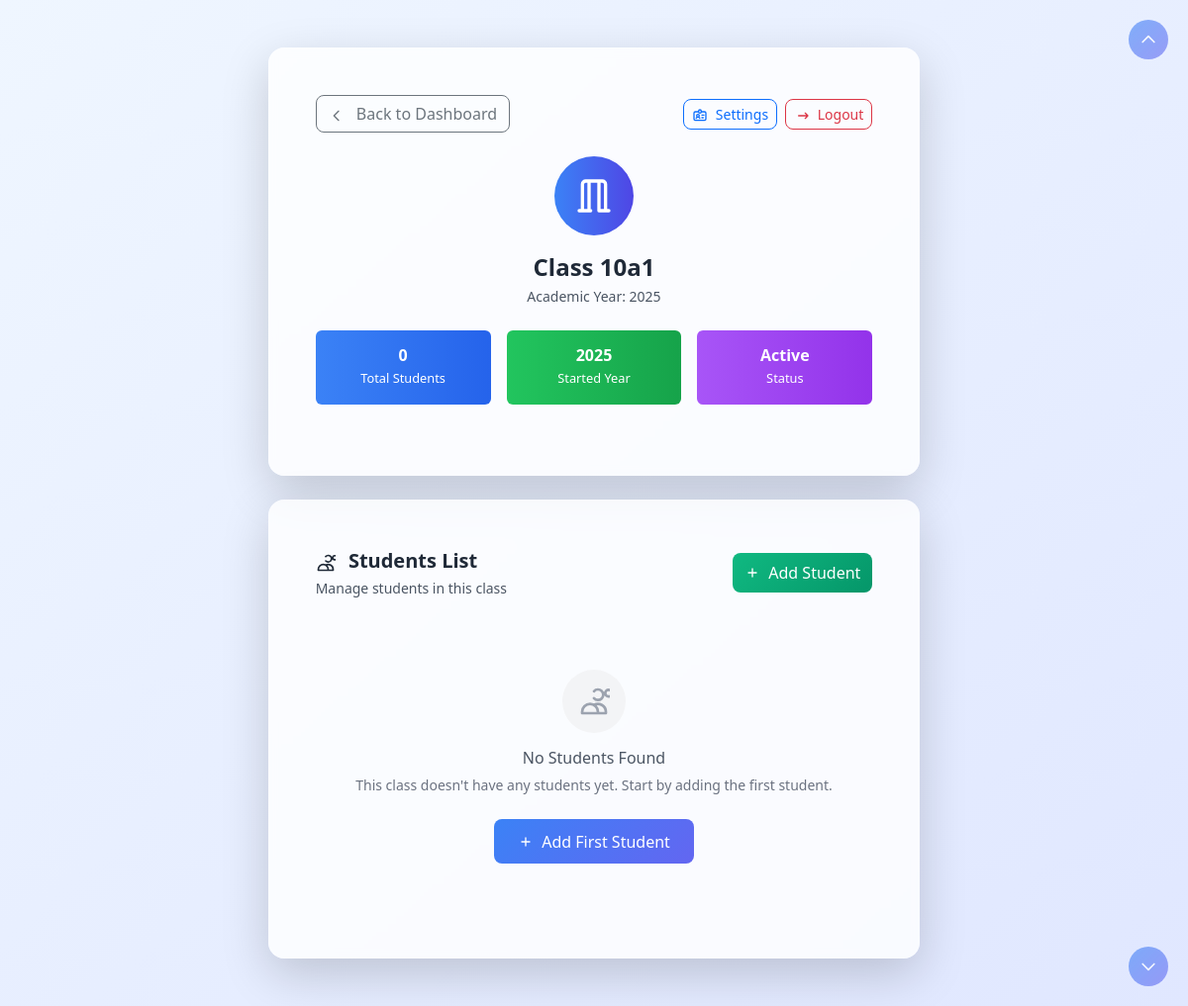
The page /viewcl?name=10a1&year=2025 (signed in) on the database as committed earlier.
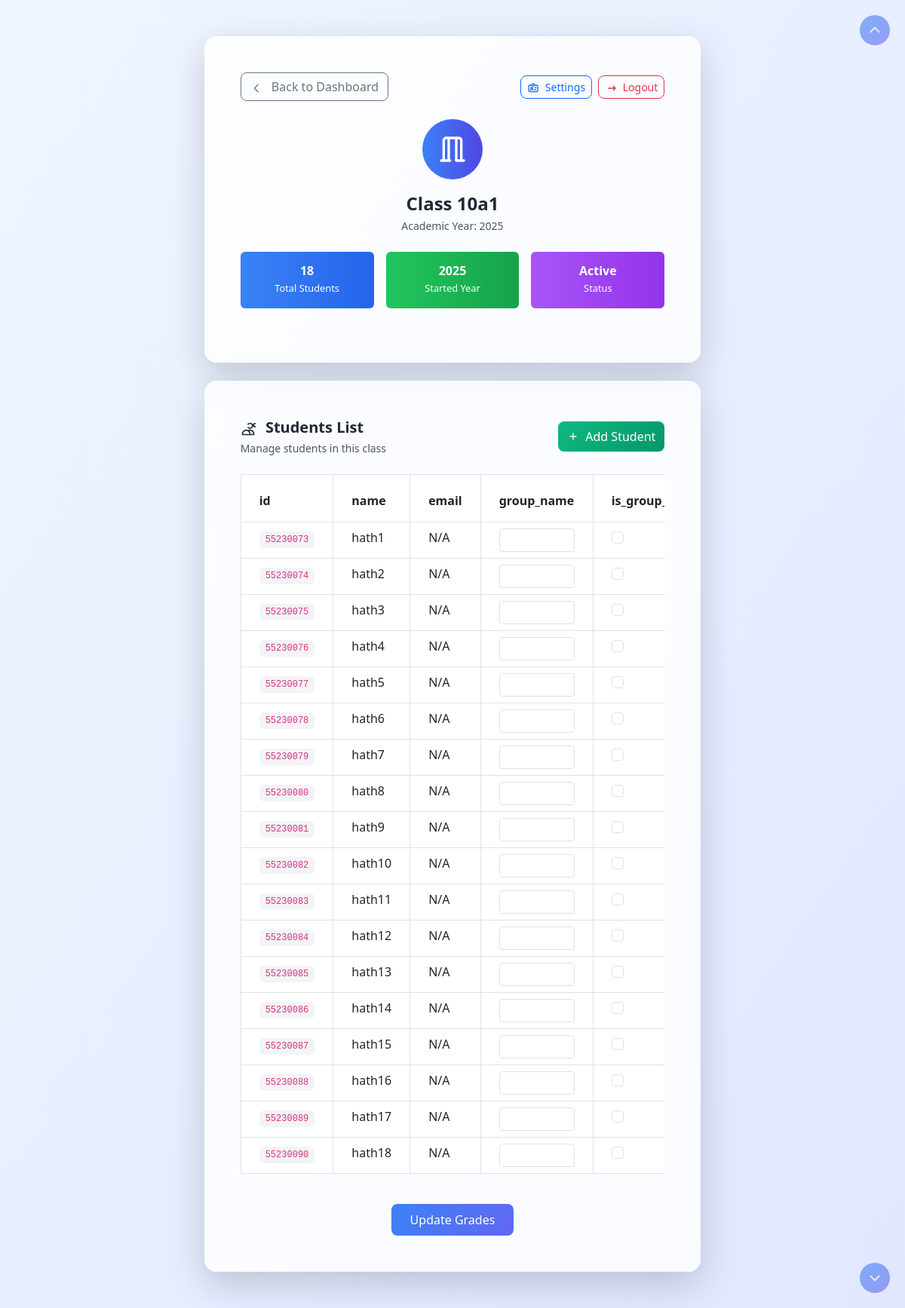
The same page on the database as committed later.
### tables this page shows
CREATE TABLE student_to_classes (   
  id TEXT NOT NULL,
  student_name TEXT NOT NULL,       
  class_name TEXT NOT NULL,
  started_year INTEGER NOT NULL,    
  group_name text DEFAULT '',       
  is_group_leader integer DEFAULT 0,
  absent integer default 0,
  grade TEXT DEFAULT '{}',
  PRIMARY KEY (id, class_name, started_year),
  FOREIGN KEY (id) REFERENCES users(id),
  FOREIGN KEY (class_name, started_year) REFERENCES classes(class_name, started_year)
);

### main.py (the view)
@app.route('/viewcl', methods=['GET'])
def view_class():
    if 'id' not in session:
        return redirect(url_for('login'))
    if session['id'] != admin_id:
        return "may thang nhoc con"
    class_name = request.args.get('name')
    class_started_year = request.args.get('year')
    db = get_db()
    try:
        class_exists = db.execute(
            "SELECT * FROM classes WHERE class_name = ? AND started_year = ?",
            (class_name, int(class_started_year))
        ).fetchone()
        if not class_exists:
            flash(f'Class "{class_name}" not found', 'error')
            return redirect(url_for('serve_main'))
        cursor = db.execute(
            '''
            SELECT
                stc.id,
                stc.student_name,
                stc.class_name,
                stc.started_year,
                stc.group_name,
                stc.is_group_leader,
                stc.absent,
                stc.grade,
                u.email
            FROM student_to_classes AS stc
            JOIN users AS u ON stc.id = u.id
            WHERE stc.class_name = ? AND stc.started_year = ?
            ''',
            (class_name, int(class_started_year))
        )
        student_list = cursor.fetchall()
        return render_template("class_view.html",
                             student_list=student_list,
                             class_name=class_name,
                             year=class_started_year)
    except Exception as e:
        flash(f'Error loading class: {str(e)}', 'error')
        return redirect(url_for('serve_main'))
    finally:
        db.close()

### main.py (called while the page is built)
def from_json_filter(value):
    if value:
        return json.loads(value)
    return {}

def get_db():
    conn = sqlite3.connect(database_path)
    conn.row_factory = sqlite3.Row
    return conn

### templates/class_view.html (shortened to what this page needs)
<!DOCTYPE html>
<html lang="en">
<head>
    <link href="https://cdn.jsdelivr.net/npm/bootstrap@5.3.0/dist/css/bootstrap.min.css" rel="stylesheet">
    <script src="https://cdn.tailwindcss.com"></script>
</head>
<body class="bg-gradient-to-br from-blue-50 to-indigo-100 min-h-screen">
    <div class="container py-5">
        <div class="row justify-content-center">
            <div class="col-lg-10 col-xl-8">
                <div class="card shadow-lg border-0 rounded-4 bg-white/80 backdrop-blur-sm mb-4">
                    <div class="card-body p-5">
                        <div class="d-flex justify-content-between align-items-center mb-4">
                            <a href="{{ url_for('serve_main') }}" class="btn btn-outline-secondary rounded-3">
                                <svg class="w-4 h-4 inline-block me-2" fill="none" stroke="currentColor" viewBox="0 0 24 24">
                                    <path stroke-linecap="round" stroke-linejoin="round" stroke-width="2" d="M15 19l-7-7 7-7" />
                                </svg>
                                Back to Dashboard
                            </a>
                            <div class="d-flex gap-2">
                                <a href="/classsettings?name={{ class_name }}&year={{ year }}" class="btn btn-outline-primary btn-sm rounded-3">
                                    Settings
                                </a>
                                <a href="{{ url_for('logout') }}" class="btn btn-outline-danger btn-sm rounded-3">
                                    <svg class="w-4 h-4 inline-block me-1" fill="none" stroke="currentColor" viewBox="0 0 24 24">
                                        <path stroke-linecap="round" stroke-linejoin="round" stroke-width="2" d="M17 16l4-4m0 0l-4-4m4 4H7" />
                                    </svg>
                                    Logout
                                </a>
                            </div>
                        </div>
                        <div class="text-center mb-4">
                            <div class="bg-gradient-to-r from-blue-500 to-indigo-600 w-20 h-20 rounded-full mx-auto mb-3 flex items-center justify-center">
                                <svg class="w-10 h-10 text-white" fill="none" stroke="currentColor" viewBox="0 0 24 24">
                                    <path stroke-linecap="round" stroke-linejoin="round" stroke-width="2" d="M19 21V5a2 2 0 00-2-2H7a2 2 0 00-2 2v16m14 0h2m-2 0h-4m-5 0H3m2 0h4M9 3v18m6-18v18" />
                                </svg>
                            </div>
                            <h2 class="text-2xl font-bold text-gray-800 mb-1">Class {{ class_name }}</h2>
                            <p class="text-gray-600 text-sm">Academic Year: {{ year }}</p>
                        </div>
                        <div class="row g-3 mb-4">
                            <div class="col-md-4">
                                <div class="card bg-gradient-to-r from-blue-500 to-blue-600 text-white border-0">
                                    <div class="card-body text-center py-3">
                                        <h4 class="card-title font-bold mb-0">{{ student_list|length }}</h4>
                                        <small>Total Students</small>
                                    </div>
                                </div>
                            </div>
                            <div class="col-md-4">
                                <div class="card bg-gradient-to-r from-green-500 to-green-600 text-white border-0">
                                    <div class="card-body text-center py-3">
                                        <h4 class="card-title font-bold mb-0">{{ year }}</h4>
                                        <small>Started Year</small>
                                    </div>
                                </div>
                            </div>
                            <div class="col-md-4">
                                <div class="card bg-gradient-to-r from-purple-500 to-purple-600 text-white border-0">
                                    <div class="card-body text-center py-3">
                                        <h4 class="card-title font-bold mb-0">Active</h4>
                                        <small>Status</small>
                                    </div>
                                </div>
                            </div>
                        </div>
                    </div>
                </div>
                <div class="card shadow-lg border-0 rounded-4 bg-white/80 backdrop-blur-sm">
                    <div class="card-body p-5">
                        <div class="d-flex justify-content-between align-items-center mb-4">
                            <div>
                                <h5 class="text-xl font-bold text-gray-800 mb-1">
                                    <svg class="w-5 h-5 inline-block me-2" fill="none" stroke="currentColor" viewBox="0 0 24 24">
                                        <path stroke-linecap="round" stroke-linejoin="round" stroke-width="2" d="M12 4.354a4 4 0 110 5.292M15 21H3v-1a6 6 0 0112 0v1zm0 0h6v-1a6 6 0 00-9-5.197m13.5-9a2.5 2.5 0 11-5 0 2.5 2.5 0 015 0z" />
                                    </svg>
                                    Students List
                                </h5>
                                <p class="text-gray-600 text-sm mb-0">Manage students in this class</p>
                            </div>
                            <button class="btn text-white font-medium rounded-3 transition-all duration-200 hover:scale-105 active:scale-95 py-2" style="background: linear-gradient(135deg, #10b981 0%, #059669 100%); border: none; height: 40px;" data-bs-toggle="modal" data-bs-target="#addStudentModal">
                                <span class="d-flex align-items-center justify-content-center">
                                    <svg class="w-4 h-4 me-2" fill="none" stroke="currentColor" viewBox="0 0 24 24">
                                        <path stroke-linecap="round" stroke-linejoin="round" stroke-width="2" d="M12 6v6m0 0v6m0-6h6m-6 0H6" />
                                    </svg>
                                    Add Student
                                </span>
                            </button>
                        </div>
                        {% if student_list %}
                        <div class="table-responsive">
                            <table class="table table-hover table-bordered rounded-3" id="studentTable">
                                <thead class="bg-gradient-to-r from-blue-500 to-indigo-600 text-white">
                                    <tr>
                                        <th scope="col" class="px-4 py-3">id</th>
                                        <th scope="col" class="px-4 py-3">name</th>
                                        <th scope="col" class="px-4 py-3">email</th>
                                        <th scope="col" class="px-4 py-3">group_name</th>
                                        <th scope="col" class="px-4 py-3">is_group_leader</th>
                                    </tr>
                                </thead>
                                <tbody>
                                    {% for student in student_list %}
                                    <tr class="hover:bg-gray-50 transition-all duration-200" data-student-id="{{ student.id }}">
                                        <td class="px-4 py-2">
                                            <code class="bg-gray-100 px-2 py-1 rounded text-xs">{{ student.id }}</code>
                                        </td>
                                        <td class="px-4 py-2">{{ student.student_name or 'Unknown' }}</td>
                                        <td class="px-4 py-2">{{ student.email or 'N/A' }}</td>
                                        <td class="px-4 py-2">
                                            <input type="text" class="form-control form-control-sm group-name-input" data-student-id="{{ student.id }}" value="{{ student.group_name if student.group_name is defined else '' }}" style="width: 100px;">
                                        </td>
                                        <td class="px-4 py-2">
                                            <input type="checkbox" class="form-check-input is-group-leader-input" data-student-id="{{ student.id }}" {% if student.is_group_leader is defined and student.is_group_leader %}checked{% endif %}>
                                        </td>
                                    </tr>
                                    {% endfor %}
                                </tbody>
                            </table>
                        </div>
                        <div class="text-center mt-4">
                            <button id="updateGradesButton" class="btn text-white font-medium rounded-3 transition-all duration-200 hover:scale-105 active:scale-95 py-2 px-4" style="background: linear-gradient(135deg, #3b82f6 0%, #6366f1 100%);">
                                Update Grades
                            </button>
                        </div>
                        {% else %}
                        <div class="text-center py-5">
                            <div class="bg-gray-100 w-16 h-16 rounded-full mx-auto mb-3 flex items-center justify-center">
                                <svg class="w-8 h-8 text-gray-400" fill="none" stroke="currentColor" viewBox="0 0 24 24">
                                    <path stroke-linecap="round" stroke-linejoin="round" stroke-width="2" d="M12 4.354a4 4 0 110 5.292M15 21H3v-1a6 6 0 0112 0v1zm0 0h6v-1a6 6 0 00-9-5.197m13.5-9a2.5 2.5 0 11-5 0 2.5 2.5 0 015 0z" />
                                </svg>
                            </div>
                            <h5 class="text-gray-600 mb-2">No Students Found</h5>
                            <p class="text-gray-500 text-sm mb-4">This class doesn't have any students yet. Start by adding the first student.</p>
                            <button class="btn text-white font-medium rounded-3 transition-all duration-200 hover:scale-105 active:scale-95 py-2 px-4" style="background: linear-gradient(135deg, #3b82f6 0%, #6366f1 100%); border: none; height: 45px;" data-bs-toggle="modal" data-bs-target="#addStudentModal">
                                <span class="d-flex align-items-center justify-content-center">
                                    <svg class="w-4 h-4 me-2" fill="none" stroke="currentColor" viewBox="0 0 24 24">
                                        <path stroke-linecap="round" stroke-linejoin="round" stroke-width="2" d="M12 6v6m0 0v6m0-6h6m-6 0H6" />
                                    </svg>
                                    Add First Student
                                </span>
                            </button>
                        </div>
                        {% endif %}
                    </div>
                </div>
            </div>
        </div>
    </div>
    <div id="scrollTopBtn" class="scroll-btn" role="button" aria-label="Scroll to top">
        <svg fill="none" stroke="currentColor" viewBox="0 0 24 24">
            <path stroke-linecap="round" stroke-linejoin="round" stroke-width="2" d="M5 15l7-7 7 7" />
        </svg>
    </div>
    <div id="scrollBottomBtn" class="scroll-btn" role="button" aria-label="Scroll to bottom">
        <svg fill="none" stroke="currentColor" viewBox="0 0 24 24">
            <path stroke-linecap="round" stroke-linejoin="round" stroke-width="2" d="M19 9l-7 7-7-7" />
        </svg>
    </div>
</body>
</html>

### templates/class_view.html (style rules this page uses)
th { max-width: 150px; white-space: nowrap; overflow: hidden; text-overflow: ellipsis; }
.table-responsive { overflow-x: auto; cursor: grab; user-select: none; }
.scroll-btn { position: fixed; right: 20px; width: 40px; height: 40px; background: linear-gradient(135deg, #3b82f6 0%, #6366f1 100%); opacity: 0.6; border-radius: 50%; display: flex; align-items: center; justify-content: center; cursor: pointer; transition: opacity 0.3s ease, transform 0.2s ease; z-index: 1000; }
#scrollTopBtn { top: 20px; }
#scrollBottomBtn { bottom: 20px; }
.scroll-btn svg { width: 20px; height: 20px; color: white; }

Rows that differ between the two databases and show on the page:
added student_to_classes: id "55230073", student_name "hath1", email "N/A"
added student_to_classes: id "55230074", student_name "hath2", email "N/A"
added student_to_classes: id "55230075", student_name "hath3", email "N/A"
added student_to_classes: id "55230076", student_name "hath4", email "N/A"
added student_to_classes: id "55230077", student_name "hath5", email "N/A"
added student_to_classes: id "55230078", student_name "hath6", email "N/A"
added student_to_classes: id "55230079", student_name "hath7", email "N/A"
added student_to_classes: id "55230080", student_name "hath8", email "N/A"
added student_to_classes: id "55230081", student_name "hath9", email "N/A"
added student_to_classes: id "55230082", student_name "hath10", email "N/A"
added student_to_classes: id "55230083", student_name "hath11", email "N/A"
added student_to_classes: id "55230084", student_name "hath12", email "N/A"
added student_to_classes: id "55230085", student_name "hath13", email "N/A"
added student_to_classes: id "55230086", student_name "hath14", email "N/A"
added student_to_classes: id "55230087", student_name "hath15", email "N/A"
added student_to_classes: id "55230088", student_name "hath16", email "N/A"
added student_to_classes: id "55230089", student_name "hath17", email "N/A"
added student_to_classes: id "55230090", student_name "hath18", email "N/A"
Other text that changed with them:
{{ student_list|length }}: "0" → "18"
text no longer shown: "No Students Found This class doesn't have any students yet. Start by adding the first student. Add First Student"
text now shown: "id name email group_name is_group_l… Update Grades"
